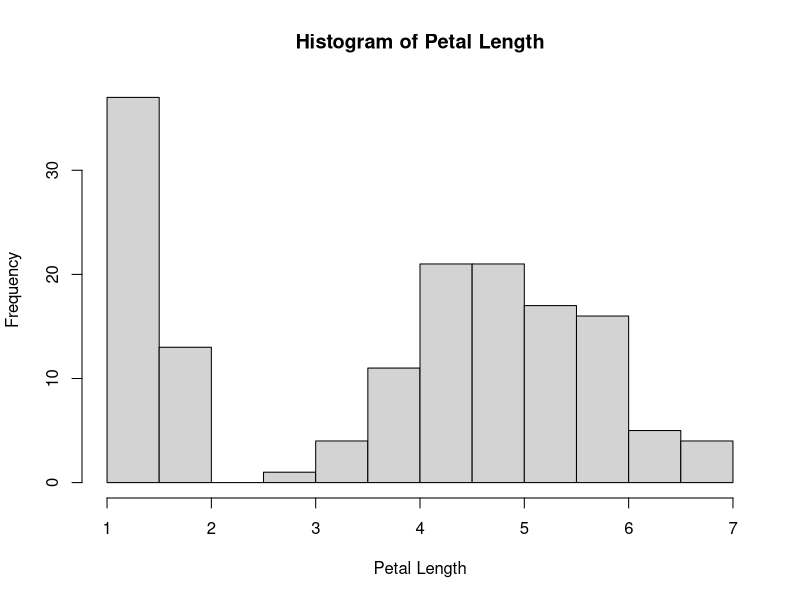
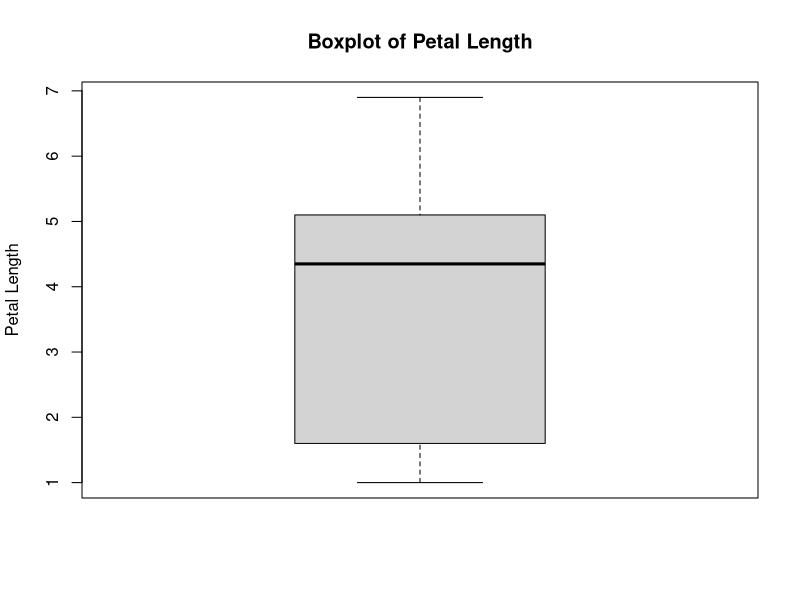
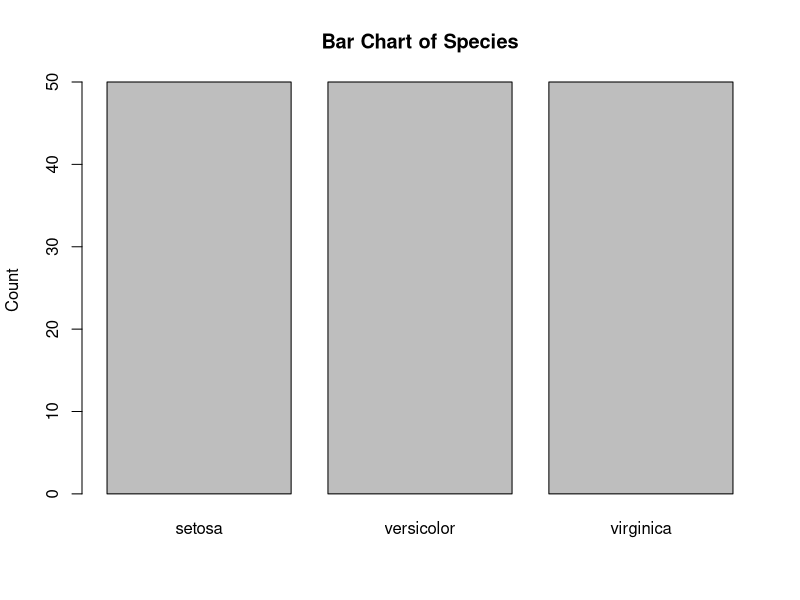
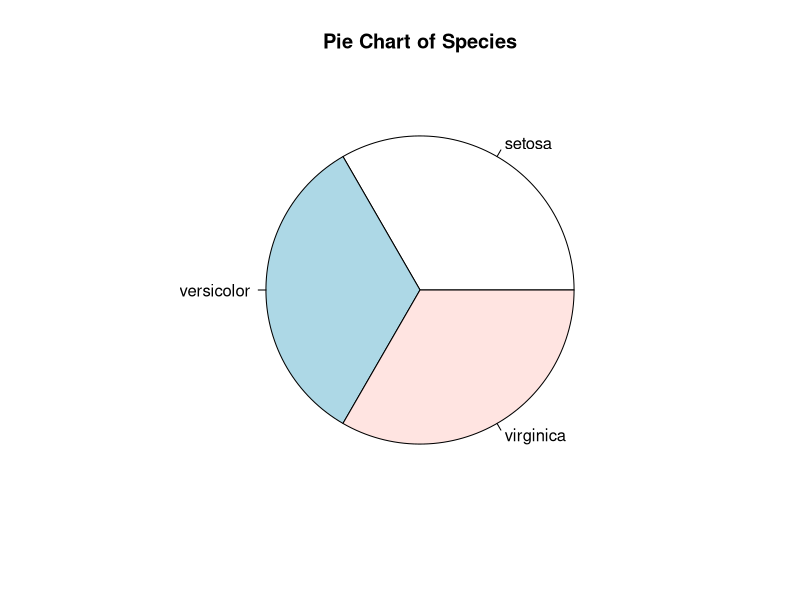
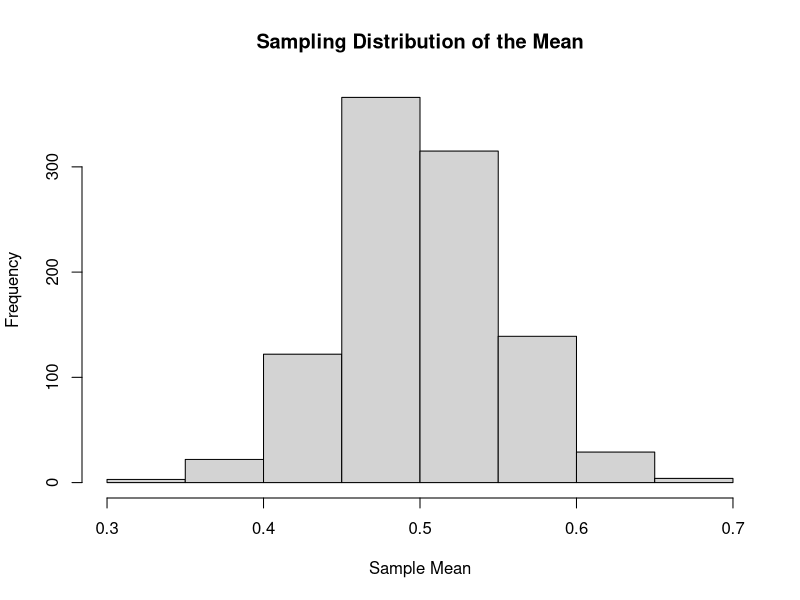

Reproduce these figures in R, in order.
## ---- chunk 1
knitr::opts_chunk$set(echo = TRUE)
## ---- chunk 2
student_id <- 169057769

# Ignore the next line of code:
if (!is.null(student_id)) {set.seed(student_id)} else {set.seed(16632)}
## ---- chunk 3
#Part a)
hist(iris$Petal.Length, main = "Histogram of Petal Length", xlab = "Petal Length")

#Part b)
boxplot(iris$Petal.Length, main = "Boxplot of Petal Length", ylab = "Petal Length")

#Part c)
barplot(table(iris$Species), main = "Bar Chart of Species", ylab = "Count")

#Part d)
pie(table(iris$Species), main = "Pie Chart of Species")

# Once all four plots are ready, run the code chunk. You will be able to flip through the different plots by clicking on their specific icons below.

## ---- chunk 4
# Part a)
vars <- names(iris)
# Part b)
n <- length(iris$Sepal.Length)
# Part c)
mean.SL <- mean(iris$Sepal.Length)
# Part d)
med.SL <- median(iris$Sepal.Length)
# Part e)
summary.PL <- summary(iris$Petal.Length)

## ---- chunk 5
# Assume X ~ Normal(mu = 0,sigma = 1)
# Calculates f(1); where f(x) is the normal pdf. 
# This gives the height of the curve and is not a probability. 
dnorm(1,0,1)
# Calculates P(X < 1) 
pnorm(1,0,1)
# Determines x so that P(X < x) = 0.1 (quantile)
qnorm(0.1,0,1)
# Generates 10 random samples from the indicated normal distribution.
rnorm(10,0,1)
## ---- chunk 6
# a. 
sample1 <- runif(30, 0, 1)
# b. 
samples <- replicate(1000, runif(30, 0, 1))
# c. 
sample_means <- colMeans(samples)
# d. 
hist(sample_means, main = "Sampling Distribution of the Mean", xlab = "Sample Mean")
